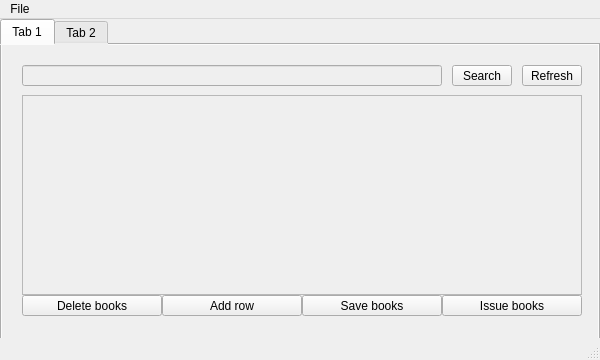
<?xml version="1.0" encoding="UTF-8"?>
<ui version="4.0">
 <class>MainWindow</class>
 <widget class="QMainWindow" name="MainWindow">
  <property name="geometry">
   <rect>
    <x>0</x>
    <y>0</y>
    <width>600</width>
    <height>360</height>
   </rect>
  </property>
  <property name="windowTitle">
   <string notr="true">Library</string>
  </property>
  <widget class="QWidget" name="centralwidget">
   <widget class="QTabWidget" name="tabWidget">
    <property name="geometry">
     <rect>
      <x>0</x>
      <y>0</y>
      <width>600</width>
      <height>360</height>
     </rect>
    </property>
    <property name="statusTip">
     <string/>
    </property>
    <property name="styleSheet">
     <string notr="true">background-color: #efefef;</string>
    </property>
    <property name="currentIndex">
     <number>0</number>
    </property>
    <widget class="QWidget" name="Books">
     <property name="statusTip">
      <string>Books menu</string>
     </property>
     <attribute name="title">
      <string>Tab 1</string>
     </attribute>
     <widget class="QLineEdit" name="book_search">
      <property name="geometry">
       <rect>
        <x>20</x>
        <y>20</y>
        <width>420</width>
        <height>21</height>
       </rect>
      </property>
     </widget>
     <widget class="QTableWidget" name="book_table">
      <property name="geometry">
       <rect>
        <x>20</x>
        <y>50</y>
        <width>560</width>
        <height>200</height>
       </rect>
      </property>
     </widget>
     <widget class="QPushButton" name="book_search_button">
      <property name="geometry">
       <rect>
        <x>450</x>
        <y>20</y>
        <width>60</width>
        <height>21</height>
       </rect>
      </property>
      <property name="statusTip">
       <string>Search for book</string>
      </property>
      <property name="text">
       <string>Search</string>
      </property>
     </widget>
     <widget class="QPushButton" name="book_delete">
      <property name="geometry">
       <rect>
        <x>20</x>
        <y>250</y>
        <width>140</width>
        <height>21</height>
       </rect>
      </property>
      <property name="statusTip">
       <string>Delete row</string>
      </property>
      <property name="text">
       <string>Delete books</string>
      </property>
     </widget>
     <widget class="QPushButton" name="book_add">
      <property name="geometry">
       <rect>
        <x>160</x>
        <y>250</y>
        <width>140</width>
        <height>21</height>
       </rect>
      </property>
      <property name="statusTip">
       <string>Add a new row</string>
      </property>
      <property name="text">
       <string>Add row</string>
      </property>
     </widget>
     <widget class="QPushButton" name="book_save">
      <property name="geometry">
       <rect>
        <x>300</x>
        <y>250</y>
        <width>140</width>
        <height>21</height>
       </rect>
      </property>
      <property name="statusTip">
       <string>Save row</string>
      </property>
      <property name="text">
       <string>Save books</string>
      </property>
     </widget>
     <widget class="QPushButton" name="book_issue">
      <property name="geometry">
       <rect>
        <x>440</x>
        <y>250</y>
        <width>140</width>
        <height>21</height>
       </rect>
      </property>
      <property name="statusTip">
       <string>Save row</string>
      </property>
      <property name="text">
       <string>Issue books</string>
      </property>
     </widget>
     <widget class="QPushButton" name="book_refresh">
      <property name="geometry">
       <rect>
        <x>520</x>
        <y>20</y>
        <width>60</width>
        <height>21</height>
       </rect>
      </property>
      <property name="statusTip">
       <string>Search for book</string>
      </property>
      <property name="text">
       <string>Refresh</string>
      </property>
     </widget>
    </widget>
    <widget class="QWidget" name="Issues">
     <property name="statusTip">
      <string>Issues menu</string>
     </property>
     <attribute name="title">
      <string>Tab 2</string>
     </attribute>
     <widget class="QTableWidget" name="issue_table">
      <property name="geometry">
       <rect>
        <x>20</x>
        <y>50</y>
        <width>560</width>
        <height>200</height>
       </rect>
      </property>
     </widget>
     <widget class="QPushButton" name="issue_refresh">
      <property name="geometry">
       <rect>
        <x>20</x>
        <y>250</y>
        <width>280</width>
        <height>21</height>
       </rect>
      </property>
      <property name="statusTip">
       <string>Delete issue</string>
      </property>
      <property name="text">
       <string>Refresh</string>
      </property>
     </widget>
     <widget class="QPushButton" name="issue_return">
      <property name="geometry">
       <rect>
        <x>300</x>
        <y>250</y>
        <width>280</width>
        <height>21</height>
       </rect>
      </property>
      <property name="statusTip">
       <string>Delete issue</string>
      </property>
      <property name="text">
       <string>Return books</string>
      </property>
     </widget>
    </widget>
   </widget>
  </widget>
  <widget class="QStatusBar" name="statusbar"/>
  <widget class="QMenuBar" name="menubar">
   <property name="geometry">
    <rect>
     <x>0</x>
     <y>0</y>
     <width>600</width>
     <height>21</height>
    </rect>
   </property>
   <widget class="QMenu" name="menuFile">
    <property name="title">
     <string>File</string>
    </property>
    <addaction name="actionQuit"/>
   </widget>
   <addaction name="menuFile"/>
  </widget>
  <action name="actionBook_issues">
   <property name="text">
    <string>Book issues</string>
   </property>
  </action>
  <action name="actionNew_book">
   <property name="text">
    <string>New book</string>
   </property>
  </action>
  <action name="actionQuit">
   <property name="text">
    <string>Quit</string>
   </property>
   <property name="toolTip">
    <string>Quit application</string>
   </property>
   <property name="statusTip">
    <string>Quit application</string>
   </property>
  </action>
  <action name="actionBooks_menu">
   <property name="text">
    <string>Books menu</string>
   </property>
   <property name="toolTip">
    <string>View books menu</string>
   </property>
   <property name="statusTip">
    <string>View books menu</string>
   </property>
  </action>
  <action name="actionIssues_menu">
   <property name="text">
    <string>Issues menu</string>
   </property>
   <property name="toolTip">
    <string>View issues menu</string>
   </property>
   <property name="statusTip">
    <string>View issues menu</string>
   </property>
  </action>
 </widget>
 <resources/>
 <connections/>
</ui>
